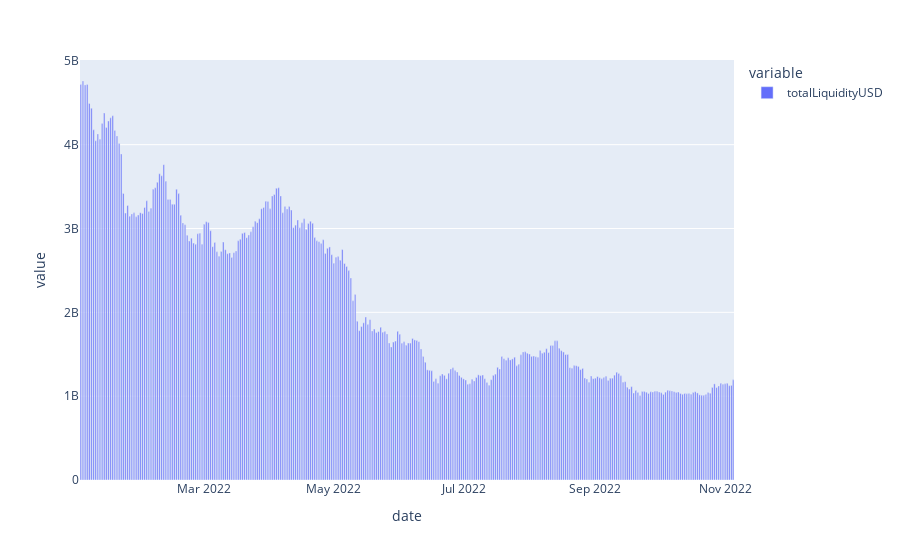

The cell this chart's notebook holds for it:
### Code cell
px.bar(df[df.date > '2022-01-01'], x='date', y=cols)

### Figure 1 — Plotly figure (JSON) as saved in the notebook; plotly's stock layout.template omitted (floating-point values rounded to 4 significant figures; data arrays with more than 128 entries replaced by an {"elided": "..."} marker saying what was removed)
{"data": [{"alignmentgroup": "True", "hovertemplate": "variable=totalLiquidityUSD<br>date=%{x}<br>value=%{y}<extra></extra>", "legendgroup": "totalLiquidityUSD", "marker": {"color": "#636efa", "pattern": {"shape": ""}}, "name": "totalLiquidityUSD", "offsetgroup": "totalLiquidityUSD", "orientation": "v", "showlegend": true, "textposition": "auto", "type": "bar", "x": {"elided": "308 str values"}, "xaxis": "x", "y": {"elided": "308 float values"}, "yaxis": "y"}], "layout": {"barmode": "relative", "legend": {"title": {"text": "variable"}, "tracegroupgap": 0}, "margin": {"t": 60}, "xaxis": {"anchor": "y", "domain": [0, 1], "title": {"text": "date"}}, "yaxis": {"anchor": "x", "domain": [0, 1], "title": {"text": "value"}}}}
